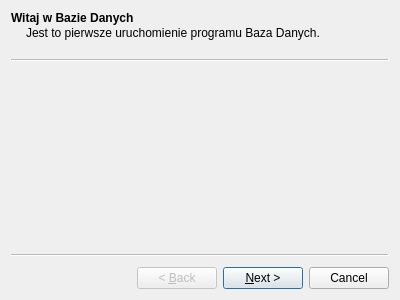
<?xml version="1.0" encoding="UTF-8"?>
<ui version="4.0">
 <class>WizardFirstStart</class>
 <widget class="QWizard" name="WizardFirstStart">
  <property name="geometry">
   <rect>
    <x>0</x>
    <y>0</y>
    <width>400</width>
    <height>300</height>
   </rect>
  </property>
  <property name="windowTitle">
   <string>Wizard</string>
  </property>
  <widget class="QWizardPage" name="welcomePage">
   <property name="title">
    <string>Witaj w Bazie Danych</string>
   </property>
   <property name="subTitle">
    <string>Jest to pierwsze uruchomienie programu Baza Danych.</string>
   </property>
  </widget>
  <widget class="QWizardPage" name="createDBPage">
   <property name="title">
    <string>Konfigurowanie bazy danych</string>
   </property>
   <property name="subTitle">
    <string>Proszę wskazać istniejącą baże danych lub stworzyć nową.</string>
   </property>
   <widget class="QWidget" name="">
    <property name="geometry">
     <rect>
      <x>9</x>
      <y>9</y>
      <width>361</width>
      <height>55</height>
     </rect>
    </property>
    <layout class="QVBoxLayout" name="verticalLayout">
     <item>
      <layout class="QHBoxLayout" name="horizontalLayout">
       <item>
        <widget class="QLabel" name="label">
         <property name="text">
          <string>ścieżka:</string>
         </property>
        </widget>
       </item>
       <item>
        <widget class="QLineEdit" name="lineEdit"/>
       </item>
      </layout>
     </item>
     <item>
      <layout class="QHBoxLayout" name="horizontalLayout_2">
       <item>
        <spacer name="horizontalSpacer">
         <property name="orientation">
          <enum>Qt::Horizontal</enum>
         </property>
         <property name="sizeHint" stdset="0">
          <size>
           <width>40</width>
           <height>20</height>
          </size>
         </property>
        </spacer>
       </item>
       <item>
        <widget class="QPushButton" name="pushButton">
         <property name="text">
          <string>Stwórz bazę</string>
         </property>
        </widget>
       </item>
      </layout>
     </item>
    </layout>
   </widget>
  </widget>
  <widget class="QWizardPage" name="endPage"/>
 </widget>
 <resources/>
 <connections/>
</ui>
